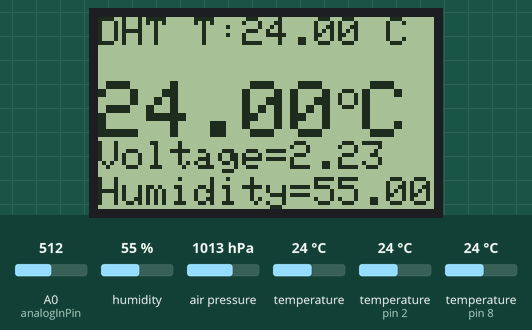
A sketch run on a simulated Arduino Uno, built with avr-gcc and run on an emulated ATmega328P. Shown: 84×48 one-colour display. The inputs (shaded band) are chosen by the test bench; at power-on: humidity 55 %, temperature (sensors on pin 8, pin 2) 24 °C, A0 (analogInPin) = 512, air pressure 1013 hPa, temperature 24 °C. What the sketch prints to the serial monitor is not drawn.

Above: at 1.2 s.
1.3 s: humidity set to 22 %
At 5.3 s:
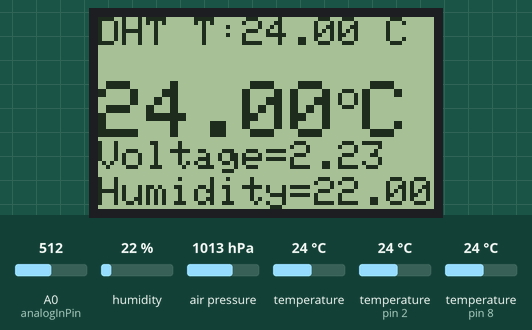
10.4 s: temperature (sensor on pin 8) set to 12 °C
At 13.3 s:
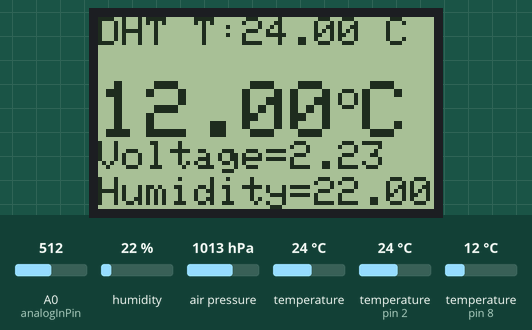
16.4 s: A0 (analogInPin) set to 716
At 21.3 s:
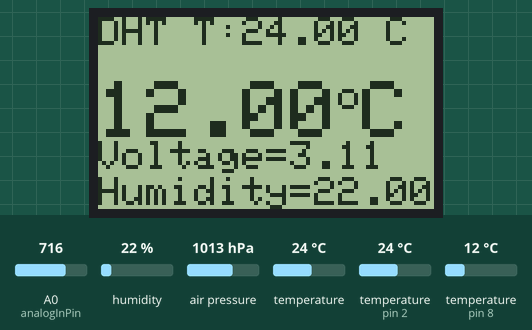
24.4 s: temperature (sensor on pin 2) set to 12 °C
At 29.3 s:
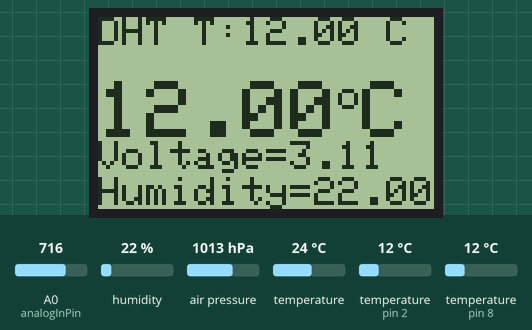
32.3 s: temperature (sensor on pin 8) set to 19 °C
At 33.9 s:
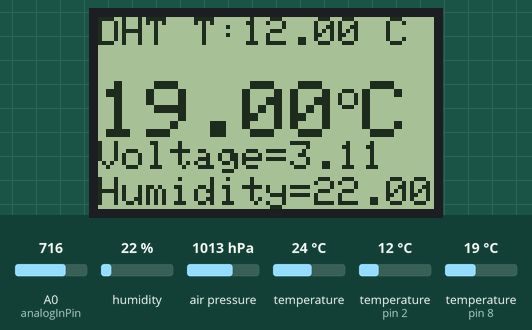
36.3 s: A0 (analogInPin) set to 992
At 41.9 s:
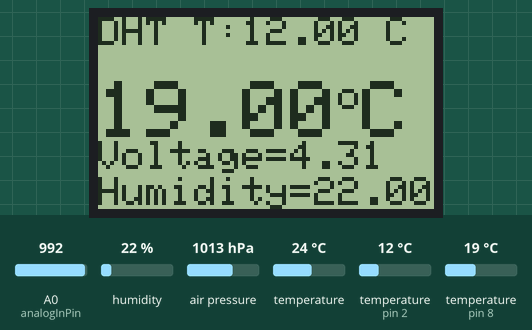
Timing chart, 0 to 43.4 s (numbered marks = the images above; inputs shaded):
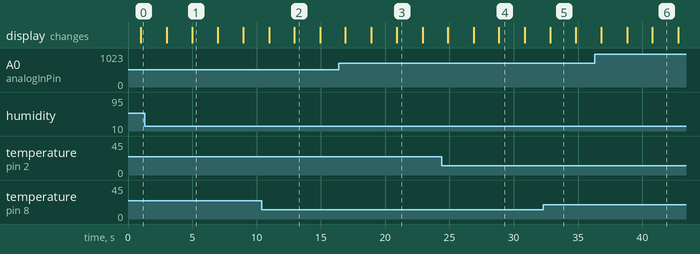

Measured:
- after the input at 1.3 s, the display: first differs from a run without the input after 3.7 s (image 1)
- after the input at 10.4 s, the display: first differs from a run without the input after 2.5 s (image 2)
- after the input at 16.4 s, the display: first differs from a run without the input after 4.5 s (image 3)
- after the input at 24.4 s, the display: first differs from a run without the input after 4.4 s (image 4)
- after the input at 32.3 s, the display: changes after 0.52 s (image 5)
- after the input at 36.3 s, the display: first differs from a run without the input after 4.5 s (image 6)
- what the display in image 1 shows lasts 2.0 s, from 5.0 s to 7.0 s

The sketch:

arduino-weather-station.ino
```cpp
#include <SPI.h>
#include <Wire.h>
#include <Adafruit_Sensor.h>
#include <Adafruit_BMP085_U.h>
#include <Adafruit_GFX.h>
#include <Adafruit_PCD8544.h>
#include <OneWire.h>
#include <DallasTemperature.h>
#include <DHT.h>
#include <LowPower.h>

#define ONE_WIRE_BUS 8
#define DHTPIN 2

int sensorValue = 0;

// Resistor values in Ohm
int R1=6660;
int R2=2154;

const int analogInPin = A0;

// Software SPI
// pin 13 - Serial clock out (SCLK)
// pin 11 - Serial data out (DIN)
// pin 12 - Data/Command select (D/C)
// pin 9 - LCD chip select (CS)
// pin 10 - LCD reset (RST)
Adafruit_PCD8544 display = Adafruit_PCD8544(13, 11, 12, 9, 10);

// Hardware SPI
// SCK is LCD serial clock (SCLK) - this is pin 13 on Arduino Uno
// MOSI is LCD DIN - this is pin 11 on an Arduino Uno
// pin 12 - Data/Command select (D/C)
// pin 9 - LCD chip select (CS)
// pin 10 - LCD reset (RST)
//Adafruit_PCD8544 display = Adafruit_PCD8544(12, 9, 10);


// Setup a oneWire instance to communicate with any OneWire devices (not just Maxim/Dallas temperature ICs)
OneWire oneWire(ONE_WIRE_BUS);
// Pass our oneWire reference to Dallas Temperature.
DallasTemperature sensors(&oneWire);

#define DHTTYPE DHT22   // DHT 22  (AM2302), AM2321

// Initialize DHT sensor.
DHT dht(DHTPIN, DHTTYPE);

Adafruit_BMP085_Unified BMP180 = Adafruit_BMP085_Unified(10085);

static const byte degrees_glyph[] = {
  0x00,0x07,0x05,0x07,0x00
  };

typedef  struct  {
  float voltage;
  float temperature;
  float humidity;
  float pressure;
  float altitude;
} Sensor;

void setup() {
  Serial.begin(9600);

  analogReference(INTERNAL);

  pinMode(13,OUTPUT);
  digitalWrite(13,LOW);

    /* Initialise the sensor */
  if(!BMP180.begin())
  {
    /* There was a problem detecting the BMP085 ... check your connections */
    Serial.print("Ooops, no BMP085 detected ... Check your wiring or I2C ADDR!");
    while(1);
  }

  // Start up the library
  sensors.begin();
  dht.begin();

  display.begin();
  display.setContrast(55);
  //display.createChar(1,degrees_glyph);
  display.clearDisplay();
  //display.println("Hello, world!");
  //display.display();

  //Serial.println("test!");
}

void loop() {
  Sensor sensor;

  float voltage=0.0;
  float ADCvalue=0.0;

  //Fisrt result is usually wrong
  ADCvalue = analogRead(analogInPin);
  ADCvalue = analogRead(analogInPin);

  // With correction factor
  voltage = ((1.1/1023*ADCvalue)*(R1+R2)/R2)/1.0124;
  sensor.voltage = voltage;

  //voltage = ADCvalue * (1.1/1024);

  // Reading temperature or humidity takes about 250 milliseconds!
  // Sensor readings may also be up to 2 seconds 'old' (its a very slow sensor)
  float h = dht.readHumidity();
  // Read temperature as Celsius (the default)
  float t = dht.readTemperature();

  // Check if any reads failed and exit early (to try again).
  if (isnan(h) || isnan(t)) {
    Serial.println("Failed to read from DHT sensor!");
    return;
  }

  // Compute heat index in Celsius (isFahreheit = false)
  float hic = dht.computeHeatIndex(t, h, false);

  // call sensors.requestTemperatures() to issue a global temperature
  // request to all devices on the bus
  sensors.requestTemperatures(); // Send the command to get temperatures

 /* Get a new sensor event for BMP180 */
  sensors_event_t event;
  BMP180.getEvent(&event);

  sensor.humidity = h;

  Serial.print("ADC Value:");Serial.print(ADCvalue);Serial.print("\r\n");
  Serial.print("Voltage:");Serial.print(voltage);Serial.print("\r\n");
  Serial.print("DHT Humidity: ");Serial.print(h);Serial.print(" %\r\n");
  Serial.print("DHT Temperature: ");Serial.print(t);Serial.print(" *C\r\n");
  Serial.print("DS18B20 Temperature: ");Serial.print(sensors.getTempCByIndex(0));Serial.print(" *C \r\n");
//  Serial.print("Heat index: ");//  Serial.print(hic);//  Serial.print(" *C\r\n");

  /* Display the results (barometric pressure is measure in hPa) */
  if (event.pressure)
  {
    /* Display atmospheric pressue in hPa */
    Serial.print("BMP180 Pressure:    ");
    Serial.print(event.pressure);
    Serial.println(" hPa");

    /* Calculating altitude with reasonable accuracy requires pressure    *
     * sea level pressure for your position at the moment the data is     *
     * converted, as well as the ambient temperature in degress           *
     * celcius.  If you don't have these values, a 'generic' value of     *
     * 1013.25 hPa can be used (defined as SENSORS_PRESSURE_SEALEVELHPA   *
     * in sensors.h), but this isn't ideal and will give variable         *
     * results from one day to the next.                                  *
     *                                                                    *
     * You can usually find the current SLP value by looking at weather   *
     * websites or from environmental information centers near any major  *
     * airport.                                                           *
     *                                                                    *
     * For example, for Paris, France you can check the current mean      *
     * pressure and sea level at: http://bit.ly/16Au8ol                   */

    /* First we get the current temperature from the BMP085 */
    float temperature;
    BMP180.getTemperature(&temperature);
    Serial.print("BMP180 Temperature: ");
    Serial.print(temperature);
    Serial.println(" C");
    sensor.temperature=temperature;

    /* Then convert the atmospheric pressure, and SLP to altitude         */
    /* Update this next line with the current SLP for better results      */
    float seaLevelPressure = SENSORS_PRESSURE_SEALEVELHPA;
    Serial.print("BMP180 Altitude:    ");
    Serial.print(BMP180.pressureToAltitude(seaLevelPressure,
                                        event.pressure));
    Serial.println(" m");
    Serial.println("");
  }
  else
  {
    Serial.println("BMP180 Sensor error");
  }

  display.clearDisplay();
  display.setTextSize(1);
  display.setCursor(0,0);
  display.print("DHT T:");display.print(t);display.print(" C");
  display.setTextSize(2);
  display.print("");display.print(sensors.getTempCByIndex(0));display.setTextSize(1);display.print("o");display.setTextSize(2);display.print("C");
  display.setTextSize(1);
  display.setCursor(0,31);
  display.print("Voltage=");display.print(voltage);
  display.setTextSize(1);
  display.setCursor(0,40);
  display.print("Humidity=");display.print(h);display.print("%");
  display.display();digitalWrite(13,LOW);
  // Show for one second clear and move to the second screen
  //delay(2000);
  LowPower.powerDown(SLEEP_2S,ADC_OFF,BOD_OFF);

  display.clearDisplay();
  display.setTextSize(1);
  display.print("BMP180 \r\n");
  display.print("T:");display.print(sensor.temperature);display.print(" C\r\n");
  display.print("P:");display.print(event.pressure);display.print(" hPa");
  display.display();digitalWrite(13,LOW);
  //delay(1000);
  LowPower.powerDown(SLEEP_1S,ADC_OFF,BOD_OFF);
  display.clearDisplay();digitalWrite(13,LOW);


}
```
